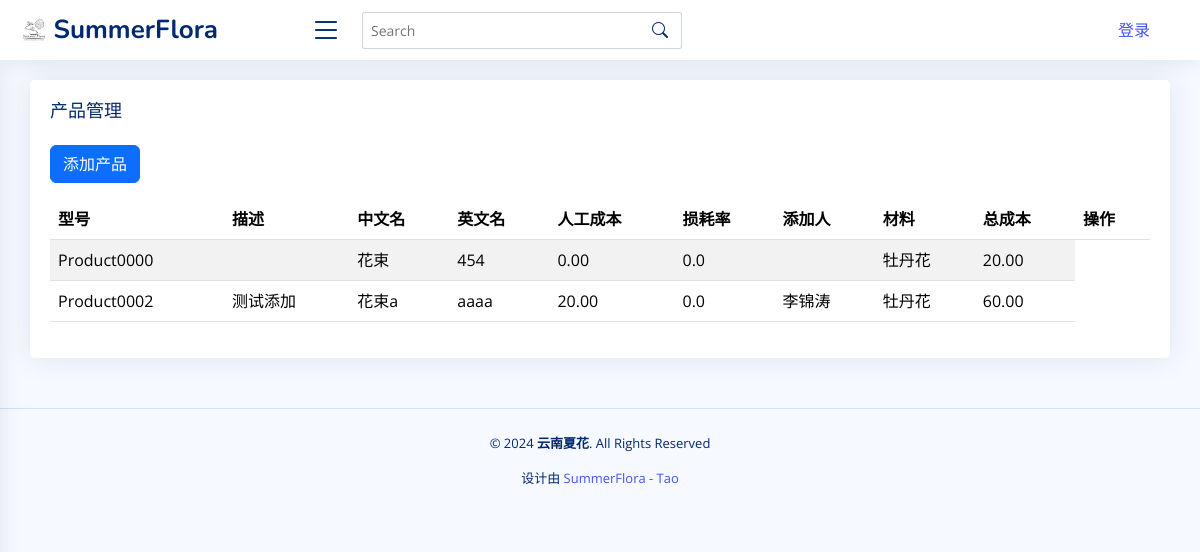
Page /product_list/ on the committed database.
### app01/models.py (models this page shows, shortened)
class Product(models.Model):
    model = models.CharField(
        max_length=100, blank=False, default="Product0000", primary_key=True
    )
    description = models.TextField(null=True, blank=True)
    chinese_name = models.CharField(max_length=200)
    english_name = models.CharField(max_length=200)
    materials = models.ManyToManyField(FlowerMaterial, through="ProductMaterial")
    labor_cost = models.DecimalField(max_digits=10, decimal_places=2, default=0.0)
    loss_rate = models.FloatField(default=0.0)
    created_by = models.ForeignKey(
        CreatedBy, on_delete=models.SET_NULL, null=True, blank=True, default=None
    )
    @property
    def cost(self):
        total_cost = Decimal(0)
        for material in self.productmaterial_set.all():
            if material.price_type == "price_one":
                material_cost = (
                    material.flower_material.price_one
                    * Decimal(material.quantity)
                    * Decimal(material.ratio)
                )
            else:
                material_cost = (
                    material.flower_material.price_two
                    * Decimal(material.quantity)
                    * Decimal(material.ratio)
                )
            total_cost += material_cost
        total_cost += self.labor_cost
        total_cost *= Decimal(1 + self.loss_rate)
        return total_cost

class FlowerMaterial(models.Model):
    model = models.CharField(
        max_length=100, blank=False, default="Material0000", primary_key=True
    )
    category = models.ForeignKey(
        Category, on_delete=models.SET_NULL, null=True, default="默认类型"
    )
    image = models.ImageField(upload_to="images/", null=True, blank=True, default=None)
    chinese_name = models.CharField(max_length=200, null=True, blank=True, default="")
    english_name = models.CharField(max_length=200, null=True, blank=True, default="")
    scientific_name = models.CharField(
        max_length=200, null=True, blank=True, default=""
    )
    color = models.CharField(max_length=200, null=True, blank=True, default="")
    size = models.FloatField(help_text="单位：cm", blank=True, default=0.0)
    weight = models.FloatField(help_text="单位：g", blank=True, default=0.0)
    sale_spec_quantity = models.FloatField(help_text="数量", blank=True, default=0.0)
    sale_spec_unit = models.CharField(
        max_length=10,
        choices=[("pcs", "pcs"), ("g", "g"), ("box", "box"), ("kg", "kg")],
        blank=True,
        null=True,
        default="pcs",
    )
    process = models.ForeignKey(
        Process, on_delete=models.SET_NULL, null=True, blank=True, default=None
    )
    outer_box_length = models.FloatField(
        help_text="长度，单位：cm", null=True, blank=True, default=0.0
    )
    outer_box_width = models.FloatField(
        help_text="宽度，单位：cm", null=True, blank=True, default=0.0
    )
    outer_box_height = models.FloatField(
        help_text="高度，单位：cm", null=True, blank=True, default=0.0
    )
    packing_quantity = models.IntegerField(
        help_text="单位：qty", null=True, blank=True, default=0
    )
    grade = models.ForeignKey(
        Grade, on_delete=models.SET_NULL, null=True, blank=True, default=None
    )
    supplier = models.ForeignKey(
        Supplier, on_delete=models.SET_NULL, null=True, blank=True, default=None
    )
    price_one = models.DecimalField(
        max_digits=10, decimal_places=2, null=True, blank=True, default=0.0
    )
    price_two = models.DecimalField(
        max_digits=10, decimal_places=2, null=True, blank=True, default=0.0
    )
    created_by = models.ForeignKey(
        CreatedBy, on_delete=models.SET_NULL, null=True, blank=True, default=None
    )

class ProductMaterial(models.Model):
    PRICE_TYPE_CHOICES = [
        ("price_one", "Price One"),
        ("price_two", "Price Two"),
    ]
    product = models.ForeignKey(Product, on_delete=models.CASCADE)
    flower_material = models.ForeignKey(FlowerMaterial, on_delete=models.CASCADE)
    quantity = models.FloatField(default=1.0)
    ratio = models.FloatField(default=1.0)
    price_type = models.CharField(
        max_length=10, choices=PRICE_TYPE_CHOICES, default="price_one"
    )

class CreatedBy(models.Model):
    name = models.CharField(max_length=100)

### app01/views.py (the view)
# urls.py: path("product_list/", products_list, name="product_list"),
def products_list(request):
    products = Product.objects.all()
    return render(
        request,
        "product_list.html",
        {"products": products, "current_user": request.user},
    )

### app01/templates/product_list.html (shortened to what this page needs)
{% extends 'base.html' %}
{% block content %}
<section class="section">
  <div class="row">
    <div class="col-lg-12">
      <div class="card custom-width">
        <div class="card-body">
          <h5 class="card-title">产品管理</h5>
          <a href="{% url 'add_product' %}" class="btn btn-primary mb-3">添加产品</a>
          <div class="table-responsive">
            <table class="table table-striped table-fixed" id="products-table">
              <thead>
                <tr>
                  <th>型号</th>
                  <th>描述</th>
                  <th>中文名</th>
                  <th>英文名</th>
                  <th>人工成本</th>
                  <th>损耗率</th>
                  <th>添加人</th>
                  <th>材料</th>
                  <th>总成本</th>
                  <th>操作</th>
                </tr>
              </thead>
              <tbody>
                {% for product in products %}
                <tr>
                  <td>{{ product.model }}</td>
                  <td>{{ product.description }}</td>
                  <td>{{ product.chinese_name }}</td>
                  <td>{{ product.english_name }}</td>
                  <td>{{ product.labor_cost }}</td>
                  <td>{{ product.loss_rate }}</td>
                  <td>{{ product.created_by.name }}</td>
                  <td>
                    {% for material in product.materials.all %}
                    <span>{{ material.chinese_name }}</span><br>
                    {% endfor %}
                  </td>
                  <td>{{ product.cost }}</td>
                </tr>
                {% endfor %}
              </tbody>
            </table>
          </div>
        </div>
      </div>
    </div>
  </div>
</section>
{% endblock %}

### app01/static/assets/css/style.css (style rules this page uses)
:root { scroll-behavior: smooth; }
body { font-family: "Open Sans", sans-serif; background: #f6f9ff; color: #444444; }
a { color: #4154f1; text-decoration: none; }
h1, h2, h3, h4, h5, h6 { font-family: "Nunito", sans-serif; }
.card { margin-bottom: 30px; border: none; border-radius: 5px; box-shadow: 0px 0 30px rgba(1, 41, 112, 0.1); }
.card-title { padding: 20px 0 15px 0; font-size: 18px; font-weight: 500; color: #012970; font-family: "Poppins", sans-serif; }
.card-body { padding: 0 20px 20px 20px; }

### rows in the picture
Product: model "Product0000", chinese_name "花束", english_name "454", labor_cost "0.00", loss_rate "0.0", cost "20.00"
FlowerMaterial: chinese_name "牡丹花"
Product: model "Product0002", description "测试添加", chinese_name "花束a", english_name "aaaa", labor_cost "20.00", loss_rate "0.0", created_by.name "李锦涛", cost "60.00"
